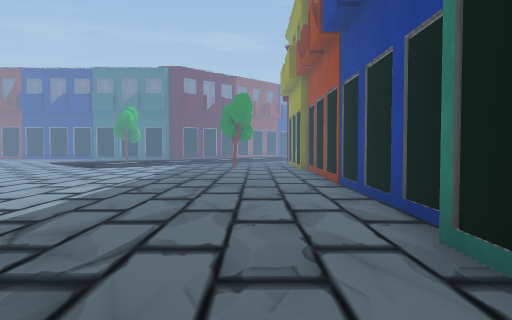
View 1 (above)

24 first-person views from a walk through a scene from a Unity 3-D project. The camera is 1.5 m above the floor, tilts 2° down and sees 70° across. The floor is counted in squares, 2 m on a side. Each view is taken from the middle of a square. On the plan, view 1 faces up. The plan holds only what a view shows up to about 11 squares ahead; the rest is blank. The place goes on beyond the plan. Some animated figures are left out. Some surface patterns are stand-ins.

View 2
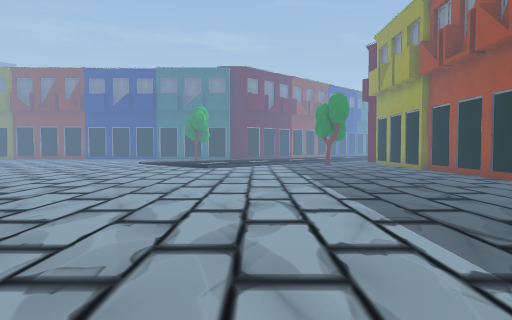

View 3
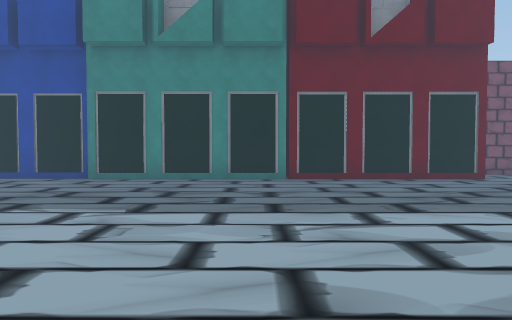

View 4
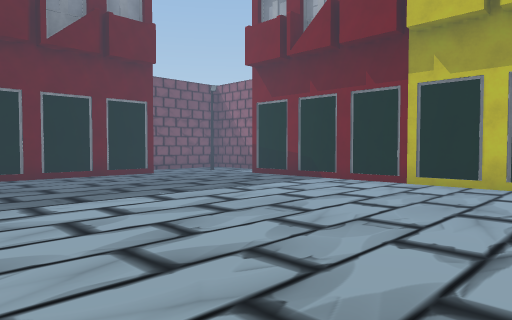

View 5
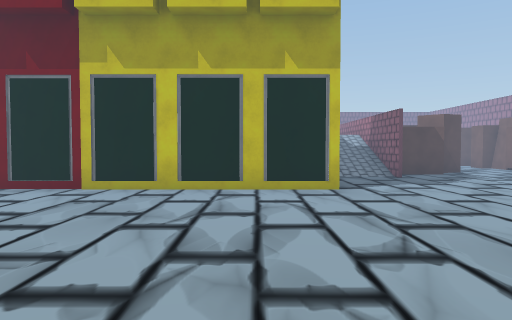

View 6
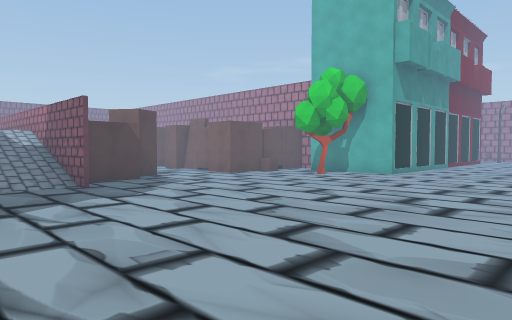

View 7
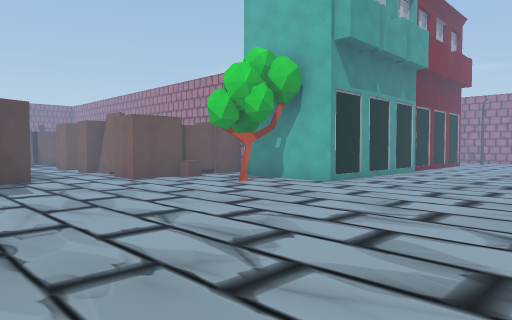

View 8
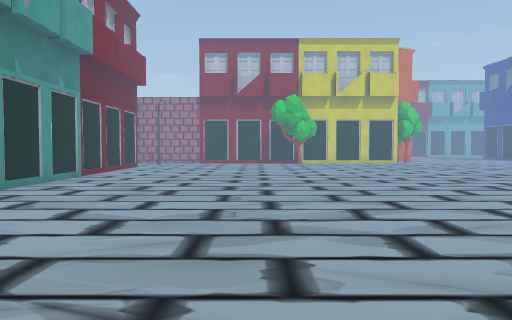

View 9
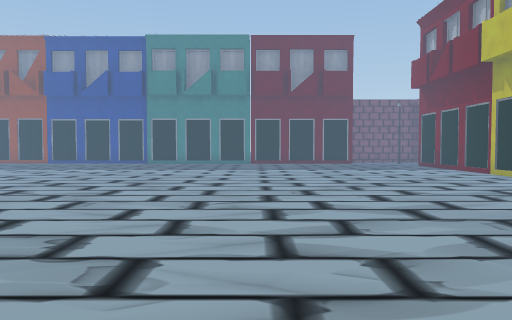

View 10
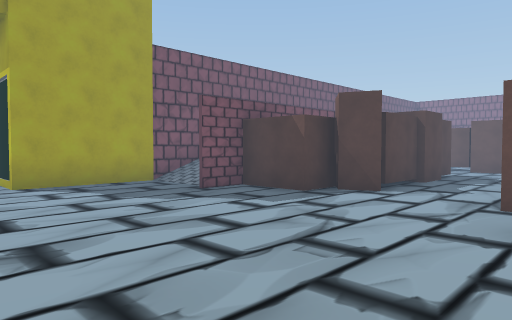

View 11
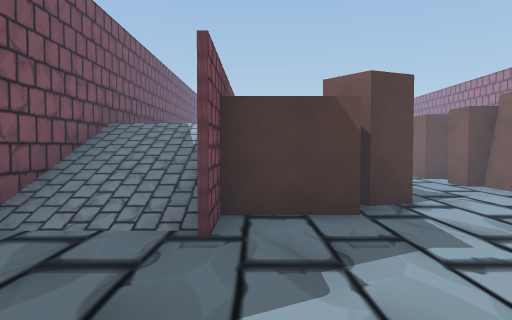

View 12
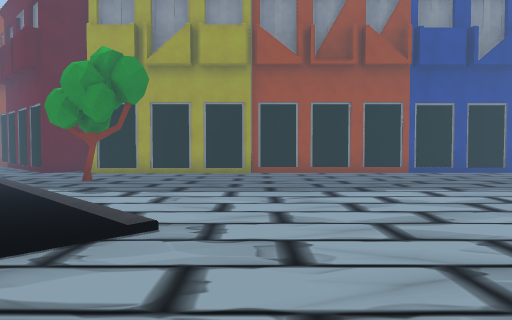

View 13
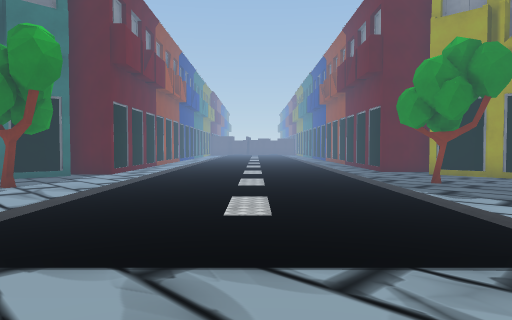

View 14
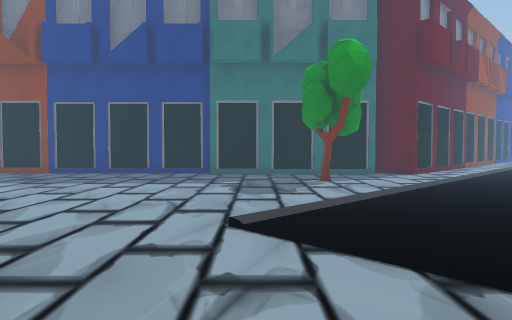

View 15
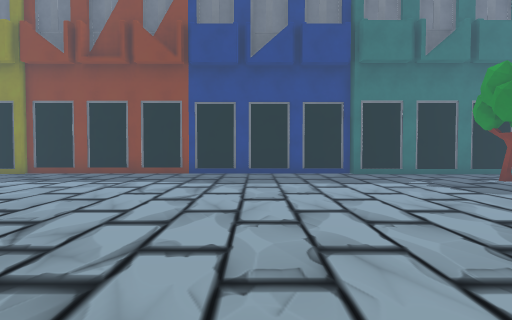

View 16
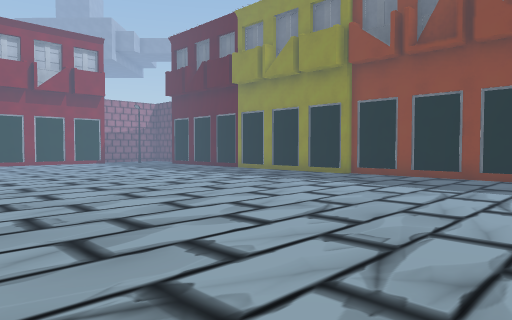

View 17
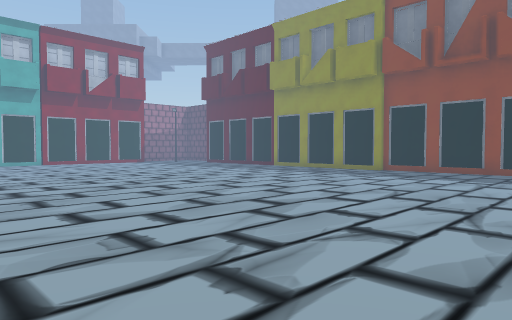

View 18
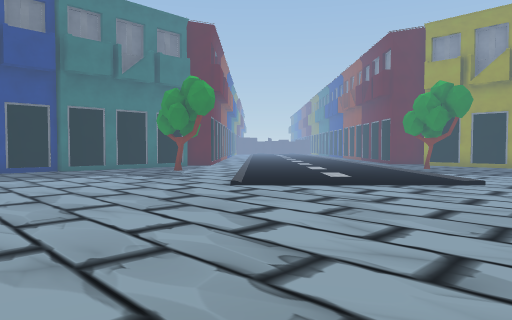

View 19
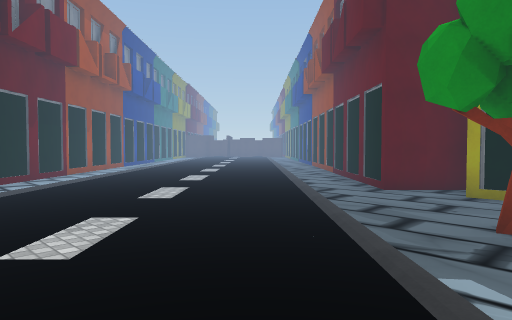

View 20
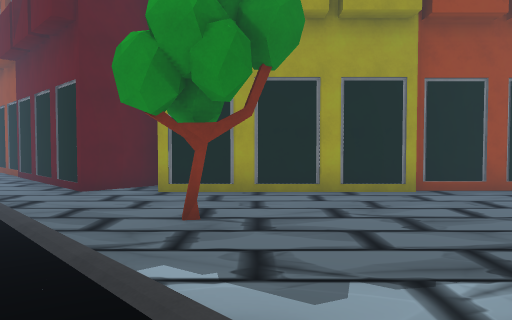

View 21
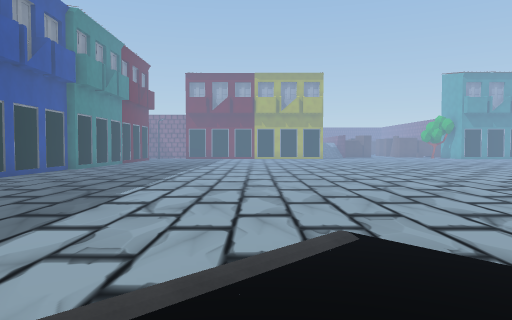

View 22
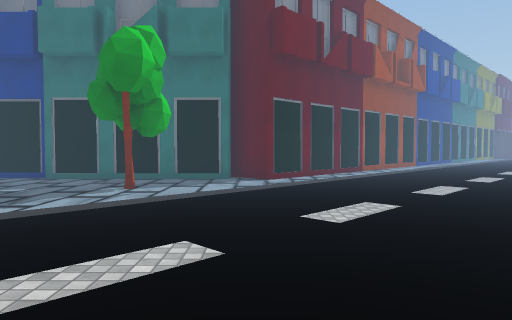

View 23
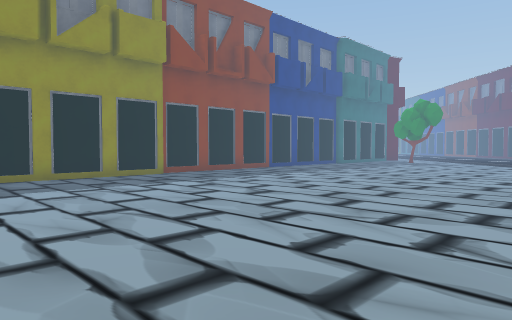

View 24
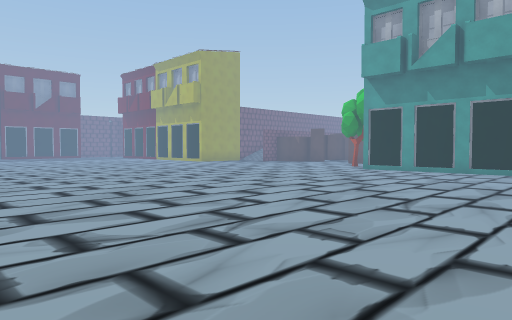

### Floor plan
Key: @ floor where view 1 was taken; # wall or solid block; . main floor; : floor 2.25 m higher than the main floor; / step, stairs or slope; = window, fence, low wall or low ledge; H house; B brown block; T tree.
Columns run from 25 left of view 1 to 2 right of it. Each row starts with its distance up from view 1.
 26                        HH
 25                      ##./...
 24     ############  ####./....
 23   #.#H.H.....H.####H#./.....
 22  ..................../......
 21  .................T./....../
 20  ................../....../.
 19 ................../....../..
 18 ................./....../..H
 17 ................/....../....
 16 ....................../.T..#
 15 ...................../.....#
 14 ..................../......#
 13    ................/.......#
 12         .. ................H
 11            . ..............#
 10               .............#
  9                ............#
  8               .............#
  7               .............#
  6              ..............#
  5              ..............#
  4                   .........#
  3 ....             ..........H
  2 .........      ............#
  1 ...........................#
  0 .........................@.#
 -1 ...........................#
 -2 ...........................#
 -3 ...........................#
 -4 ...........................#
 -5 ...........................#
 -6 ...........................H
 -7 ............................
 -8 ...........................
 -9 H######.........H###H####
-10       #T........##
-11      ##.........#
-12      #BB #..##//#
-13       B  #.B##//#
-14         B..##=//#
-15          ..  =::#
-16          ..BB=  #
-17         #..BB=  #
-18           ..    #

Where each view was taken, in squares from view 1:
view 1: 0 up, 0 right, facing up
view 2: 0 up, 4 left, facing up
view 3: 1 down, 7 left, facing right
view 4: 1 down, 8 left, facing down-right
view 5: 2 down, 8 left, facing down
view 6: 4 down, 9 left, facing down-left
view 7: 4 down, 12 left, facing down-left
view 8: 4 down, 14 left, facing left
view 9: 2 down, 15 left, facing right
view 10: 7 down, 17 left, facing down-right
view 11: 8 down, 12 left, facing down
view 12: 12 up, 9 left, facing right
view 13: 13 up, 9 left, facing up-right
view 14: 13 up, 9 left, facing up
view 15: 13 up, 13 left, facing up
view 16: 14 up, 14 left, facing up-left
view 17: 12 up, 14 left, facing up-left
view 18: 11 up, 14 left, facing up-right
view 19: 15 up, 5 left, facing up-right
view 20: 15 up, 5 left, facing right
view 21: 16 up, 5 left, facing down
view 22: 14 up, 5 left, facing up
view 23: 14 up, 25 left, facing up-right
view 24: 3 up, 25 left, facing down-right
